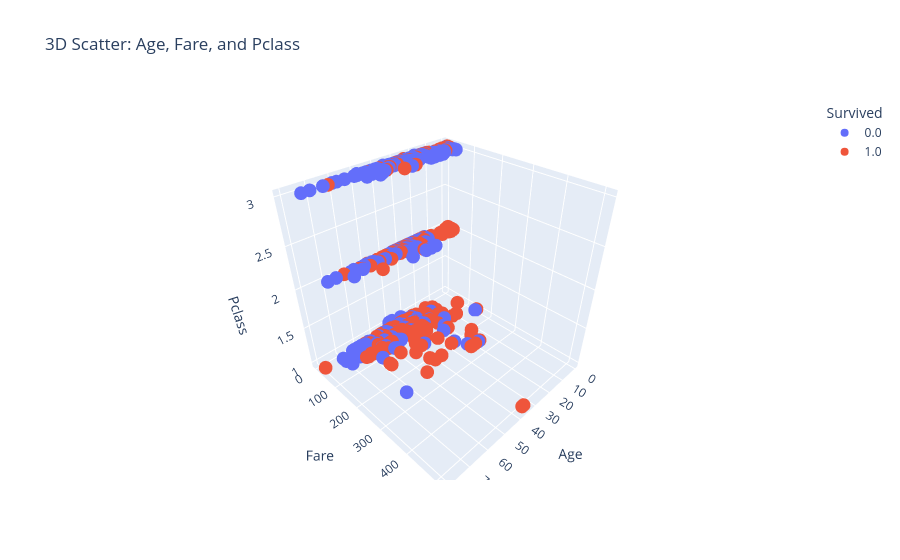

The notebook cell this image was saved under:
### Markdown cell above
**9. 3D Scatter plot**\
Распределение возраста, цены билета и класса

### Code cell
fig = px.scatter_3d(titanic_df, x="Age", y="Fare", z="Pclass", color="Survived", title="Age, Fare, and Pclass Distribution")
fig.show()

### Figure 1 — Plotly figure (JSON) as saved in the notebook; plotly's stock layout.template omitted (floating-point values rounded to 4 significant figures; data arrays with more than 128 entries replaced by an {"elided": "..."} marker saying what was removed)
{"data": [{"hovertemplate": "Survived=0.0<br>Age=%{x}<br>Fare=%{y}<br>Pclass=%{z}<extra></extra>", "legendgroup": "0.0", "marker": {"color": "#636efa", "symbol": "circle"}, "mode": "markers", "name": "0.0", "scene": "scene", "showlegend": true, "type": "scatter3d", "x": {"elided": "549 float values"}, "y": {"elided": "549 float values"}, "z": {"elided": "549 int values"}}, {"hovertemplate": "Survived=1.0<br>Age=%{x}<br>Fare=%{y}<br>Pclass=%{z}<extra></extra>", "legendgroup": "1.0", "marker": {"color": "#EF553B", "symbol": "circle"}, "mode": "markers", "name": "1.0", "scene": "scene", "showlegend": true, "type": "scatter3d", "x": {"elided": "342 float values"}, "y": {"elided": "342 float values"}, "z": {"elided": "342 int values"}}], "layout": {"legend": {"title": {"text": "Survived"}, "tracegroupgap": 0}, "scene": {"domain": {"x": [0, 1], "y": [0, 1]}, "xaxis": {"title": {"text": "Age"}}, "yaxis": {"title": {"text": "Fare"}}, "zaxis": {"title": {"text": "Pclass"}}}, "title": {"text": "3D Scatter: Age, Fare, and Pclass"}}}
